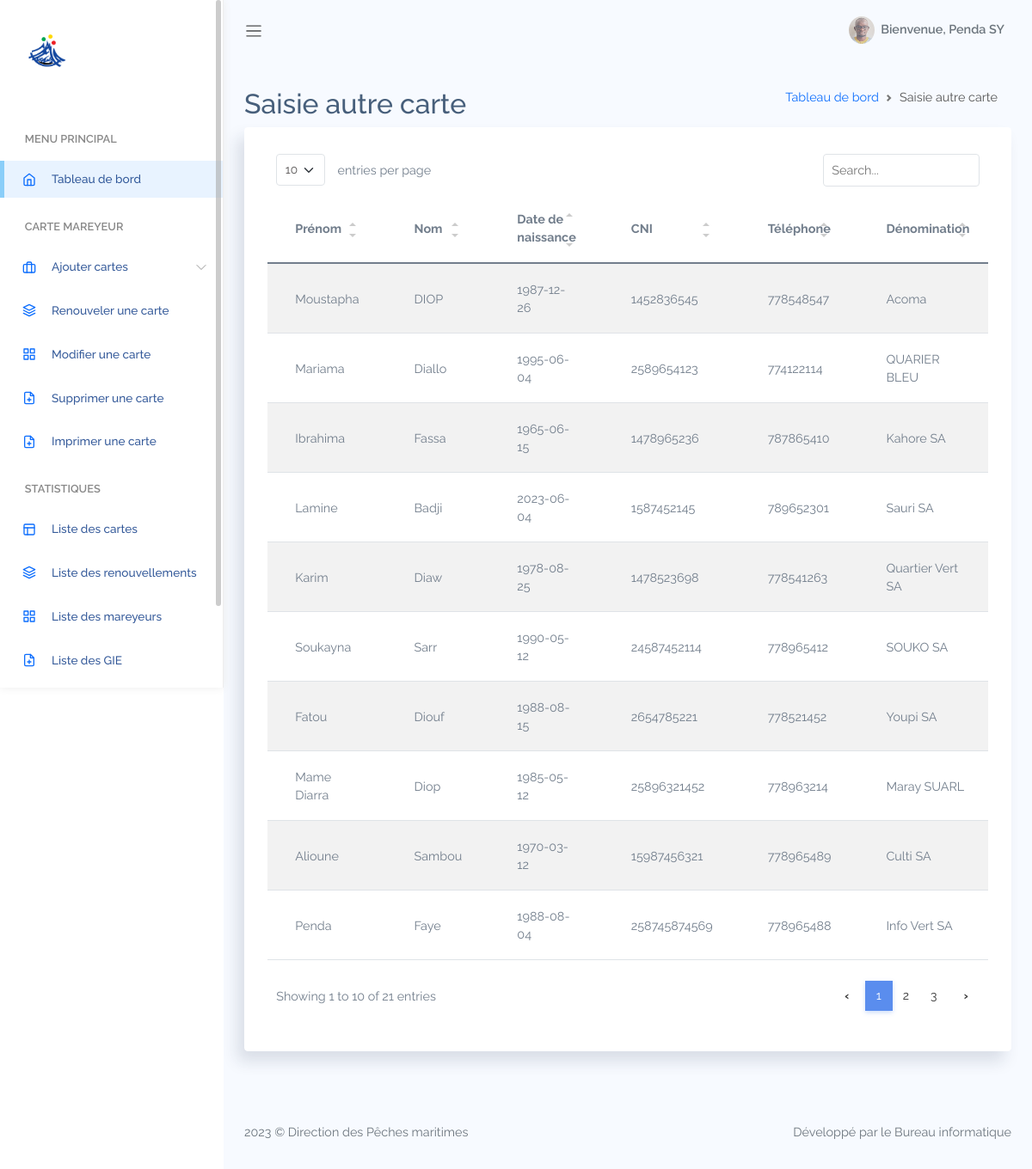
Page /dist/saisieAutreCarte.php (signed in) on the committed database.
### tables this page shows
CREATE TABLE `utilisateur` (
  `idUtilisateur` int(11) NOT NULL,
  `NomUtilisateur` varchar(255) NOT NULL,
  `PrenomUtilisateur` varchar(255) NOT NULL,
  `AdresseUtilisateur` varchar(255) NOT NULL,
  `FonctionUtilisateur` varchar(255) NOT NULL,
  `EmailUtilisateur` varchar(255) NOT NULL,
  `LoginUtilisateur` varchar(255) NOT NULL,
  `MDPUtilisateur` varchar(255) NOT NULL,
  `PhotoUtilisateur` blob NOT NULL,
  `encrypted_password` varchar(255) DEFAULT NULL,
  `reset_password_tok` varchar(255) DEFAULT NULL,
  `reset_password_sent_at` datetime DEFAULT NULL,
  `remember_created_at` datetime DEFAULT NULL,
  `sign_in_count` int(11) DEFAULT NULL,
  `current_sign_in_at` datetime DEFAULT NULL,
  `last_sign_in_at` datetime DEFAULT NULL,
  `current_sign_in_ip` varchar(255) DEFAULT NULL,
  `last_sign_in_ip` varchar(255) DEFAULT NULL,
  `idRoles` int(11) DEFAULT NULL
);

CREATE TABLE `entreprise` (
  `idEntreprise` int(11) NOT NULL,
  `Denomination` varchar(105) NOT NULL,
  `AdresseEntreprise` varchar(105) NOT NULL,
  `RegionEntreprise` varchar(105) NOT NULL,
  `DepartementEntreprise` varchar(105) NOT NULL,
  `Activite` varchar(105) NOT NULL,
  `PhoneEntreprise` varchar(45) NOT NULL,
  `NumRegistreCom` varchar(45) NOT NULL COMMENT 'Numero Registre de Commerce',
  `idPersonne` int(11) NOT NULL
);

CREATE TABLE `personne` (
  `idPersonne` int(11) NOT NULL,
  `NomPersonne` varchar(85) NOT NULL,
  `PrenomPersonne` varchar(85) NOT NULL,
  `DateNaissance` date NOT NULL,
  `LieuNaissance` varchar(85) NOT NULL,
  `CNI` varchar(20) NOT NULL,
  `DateDelivranceCNI` date NOT NULL,
  `Genre` enum('Homme','Femme') NOT NULL,
  `PhonePersonne` varchar(20) NOT NULL,
  `AdressePersonne` varchar(85) NOT NULL,
  `Profession` varchar(85) NOT NULL,
  `Photo` blob NOT NULL
);

### dist/saisieAutreCarte.php (the view, shortened to what this page needs)
<?php
    $dbHost = "localhost";
    $dbUser = "root";
    $dbMdp = "";
    $dbName = "cartemetier";
    $conn = mysqli_connect($dbHost, $dbUser, $dbMdp, $dbName);
    if (isset($_SESSION['email'])) {
        $email = $_SESSION['email'];
        $requete = "SELECT PrenomUtilisateur, NomUtilisateur FROM Utilisateur WHERE EmailUtilisateur = '$email'";
        $resultat = mysqli_query($conn, $requete);
        if (mysqli_num_rows($resultat) == 1) {
            $utilisateur = mysqli_fetch_assoc($resultat);
            $prenomUtilisateur = $utilisateur['PrenomUtilisateur'];
            $nomUtilisateur = $utilisateur['NomUtilisateur'];
        }
    } else {
        header("Location: http://localhost/cartemetier/index.php");
        exit();
    }
    $sql2 = "SELECT e.idEntreprise, e.Denomination, e.NumRegistreCom, e.RegionEntreprise, e.DepartementEntreprise, e.PhoneEntreprise,
                    p.NomPersonne, p.PrenomPersonne, p.DateNaissance, p.CNI, p.Genre, p.PhonePersonne
            FROM Entreprise e
            JOIN Personne p ON e.idPersonne = p.idPersonne";
    $result2 = $conn->query($sql2);
?>
<!DOCTYPE html>
<html lang="en">
<head>
    <link rel="stylesheet" href="assets/css/bootstrap.css">
<link rel="stylesheet" href="assets/vendors/simple-datatables/style.css">
    <link rel="stylesheet" href="assets/vendors/perfect-scrollbar/perfect-scrollbar.css">
    <link rel="stylesheet" href="assets/css/app.css">
</head>
<body>
    <div id="app">
        <div id="sidebar" class='active'>
            <div class="sidebar-wrapper active">
    <div class="sidebar-header">
        <img src="assets/images/logo-dpm.png" alt="" srcset="">
    </div>
    <div class="sidebar-menu">
        <ul class="menu">
                <li class='sidebar-title'>Menu Principal</li>
                <li class="sidebar-item active ">
                    <a href="tableau_de_bord.php" class='sidebar-link'>
                        <i data-feather="home" width="20"></i>
                        <span>Tableau de bord</span>
                    </a>
                </li>
                <li class='sidebar-title'>CARTE MAREYEUR</li>
                <li class="sidebar-item  has-sub">
                    <a href="#" class='sidebar-link'>
                        <i data-feather="briefcase" width="20"></i>
                        <span>Ajouter cartes</span>
                    </a>
                </li>
                <li class="sidebar-item  ">
                    <a href="renouvelerCarte.php" class='sidebar-link'>
                        <i data-feather="layers" width="20"></i>
                        <span>Renouveler une carte</span>
                    </a>
                </li>
                <li class="sidebar-item  ">
                    <a href="modificationCarte.php" class='sidebar-link'>
                        <i data-feather="grid" width="20"></i>
                        <span>Modifier une carte</span>
                    </a>
                </li>
                <li class="sidebar-item  ">
                    <a href="suppressionCarte.php" class='sidebar-link'>
                        <i data-feather="file-plus" width="20"></i>
                        <span>Supprimer une carte</span>
                    </a>
                </li>
                <li class="sidebar-item  ">
                    <a href="imprimerCarteMareyeur.php" class='sidebar-link'>
                        <i data-feather="file-plus" width="20"></i>
                        <span>Imprimer une carte</span>
                    </a>
                </li>
                <li class='sidebar-title'>STATISTIQUES</li>
                <li class="sidebar-item  ">
                    <a href="listeCarteMareyeur.php" class='sidebar-link'>
                        <i data-feather="layout" width="20"></i>
                        <span>Liste des cartes</span>
                    </a>
                </li>
                <li class="sidebar-item  ">
                    <a href="listeRenouvellement.php" class='sidebar-link'>
                        <i data-feather="layers" width="20"></i>
                        <span>Liste des renouvellements</span>
                    </a>
                </li>
                <li class="sidebar-item  ">
                    <a href="listeMareyeurs.php" class='sidebar-link'>
                        <i data-feather="grid" width="20"></i>
                        <span>Liste des mareyeurs</span>
                    </a>
                </li>
                <li class="sidebar-item  ">
                    <a href="listeEntreprise.php" class='sidebar-link'>
                        <i data-feather="file-plus" width="20"></i>
                        <span>Liste des GIE</span>
                    </a>
                </li>
                <li class='sidebar-title'>Authentification</li>
        </ul>
    </div>
</div>
        </div>
        <div id="main">
            <nav class="navbar navbar-header navbar-expand navbar-light">
                <a class="sidebar-toggler" href="#"><span class="navbar-toggler-icon"></span></a>
                <div class="collapse navbar-collapse" id="navbarSupportedContent">
                    <ul class="navbar-nav d-flex align-items-center navbar-light ms-auto">
                        <li class="dropdown">
                            <a href="#" data-bs-toggle="dropdown" class="nav-link dropdown-toggle nav-link-lg nav-link-user">
                                <div class="avatar me-1">
                                    <img src="assets/images/avatar/mmd.jpg" alt="" srcset="">
                                </div>
                                <div class="d-none d-md-block d-lg-inline-block">Bienvenue, <?php echo $prenomUtilisateur . ' ' . $nomUtilisateur; ?></div>
                            </a>
                        </li>
                    </ul>
                </div>
            </nav>
<div class="main-content container-fluid">
    <div class="page-title">
        <div class="row">
            <div class="col-12 col-md-6 order-md-1 order-last">
                <h3>Saisie autre carte</h3>
            </div>
            <div class="col-12 col-md-6 order-md-2 order-first">
                <nav aria-label="breadcrumb" class='breadcrumb-header'>
                    <ol class="breadcrumb">
                        <li class="breadcrumb-item"><a href="tableau_de_bord.php">Tableau de bord</a></li>
                        <li class="breadcrumb-item active" aria-current="page">Saisie autre carte</li>
                    </ol>
                </nav>
            </div>
        </div>
    </div>
    <section class="section">
        <div class="card">
            <div class="card-body">
                <table class='table table-striped' id="table1">
                    <thead>
                        <tr>
                            <th>Prénom</th>
                            <th>Nom</th>
                            <th>Date de naissance</th>
                            <th>CNI</th>
                            <th>Téléphone</th>
                            <th>Dénomination</th>
                        </tr>
                    </thead>
                    <tbody>
                        <?php
                        if ($result2 && $result2->num_rows > 0) {
                            while ($row = $result2->fetch_assoc()) {
                                echo "<tr>";
                                echo "<td>" . $row['PrenomPersonne'] . "</td>";
                                echo "<td>" . $row['NomPersonne'] . "</td>";
                                echo "<td>" . $row['DateNaissance'] . "</td>";
                                echo "<td>" . $row['CNI'] . "</td>";
                                echo "<td>" . $row['PhonePersonne'] . "</td>";
                                echo "<td>" . $row['Denomination'] . "</td>";
                                echo "</tr>";
                            }
                        } else {
                            echo "<tr><td colspan='12'>Aucune carte enregistrée.</td></tr>";
                        }
                        ?>
                    </tbody>
                </table>
            </div>
        </div>
    </section>
</div>
            <footer>
                <div class="footer clearfix mb-0 text-muted">
                    <div class="float-start">
                        <p>2023 &copy; Direction des Pêches maritimes</p>
                    </div>
                    <div class="float-end">
                        <p>Développé par le Bureau informatique</a></p>
                    </div>
            </footer>
        </div>
    </div>
</body>
</html>

### rows in the picture
utilisateur: PrenomUtilisateur "Penda", NomUtilisateur "SY"
entreprise: idPersonne.PrenomPersonne "Moustapha", idPersonne.NomPersonne "DIOP", idPersonne.DateNaissance "1987-12-26", idPersonne.CNI "1452836545", idPersonne.PhonePersonne "778548547", Denomination "Acoma"
entreprise: idPersonne.PrenomPersonne "Mariama", idPersonne.NomPersonne "Diallo", idPersonne.DateNaissance "1995-06-04", idPersonne.CNI "2589654123", idPersonne.PhonePersonne "774122114", Denomination "QUARIER BLEU"
entreprise: idPersonne.PrenomPersonne "Ibrahima", idPersonne.NomPersonne "Fassa", idPersonne.DateNaissance "1965-06-15", idPersonne.CNI "1478965236", idPersonne.PhonePersonne "787865410", Denomination "Kahore SA"
entreprise: idPersonne.PrenomPersonne "Lamine", idPersonne.NomPersonne "Badji", idPersonne.DateNaissance "2023-06-04", idPersonne.CNI "1587452145", idPersonne.PhonePersonne "789652301", Denomination "Sauri SA"
entreprise: idPersonne.PrenomPersonne "Karim", idPersonne.NomPersonne "Diaw", idPersonne.DateNaissance "1978-08-25", idPersonne.CNI "1478523698", idPersonne.PhonePersonne "778541263", Denomination "Quartier Vert SA"
entreprise: idPersonne.PrenomPersonne "Soukayna", idPersonne.NomPersonne "Sarr", idPersonne.DateNaissance "1990-05-12", idPersonne.CNI "24587452114", idPersonne.PhonePersonne "778965412", Denomination "SOUKO SA"
entreprise: idPersonne.PrenomPersonne "Fatou", idPersonne.NomPersonne "Diouf", idPersonne.DateNaissance "1988-08-15", idPersonne.CNI "2654785221", idPersonne.PhonePersonne "778521452", Denomination "Youpi SA"
entreprise: idPersonne.PrenomPersonne "Mame Diarra", idPersonne.NomPersonne "Diop", idPersonne.DateNaissance "1985-05-12", idPersonne.CNI "25896321452", idPersonne.PhonePersonne "778963214", Denomination "Maray SUARL"
entreprise: idPersonne.PrenomPersonne "Alioune", idPersonne.NomPersonne "Sambou", idPersonne.DateNaissance "1970-03-12", idPersonne.CNI "15987456321", idPersonne.PhonePersonne "778965489", Denomination "Culti SA"
entreprise: idPersonne.PrenomPersonne "Penda", idPersonne.NomPersonne "Faye", idPersonne.DateNaissance "1988-08-04", idPersonne.CNI "258745874569", idPersonne.PhonePersonne "778965488", Denomination "Info Vert SA"
